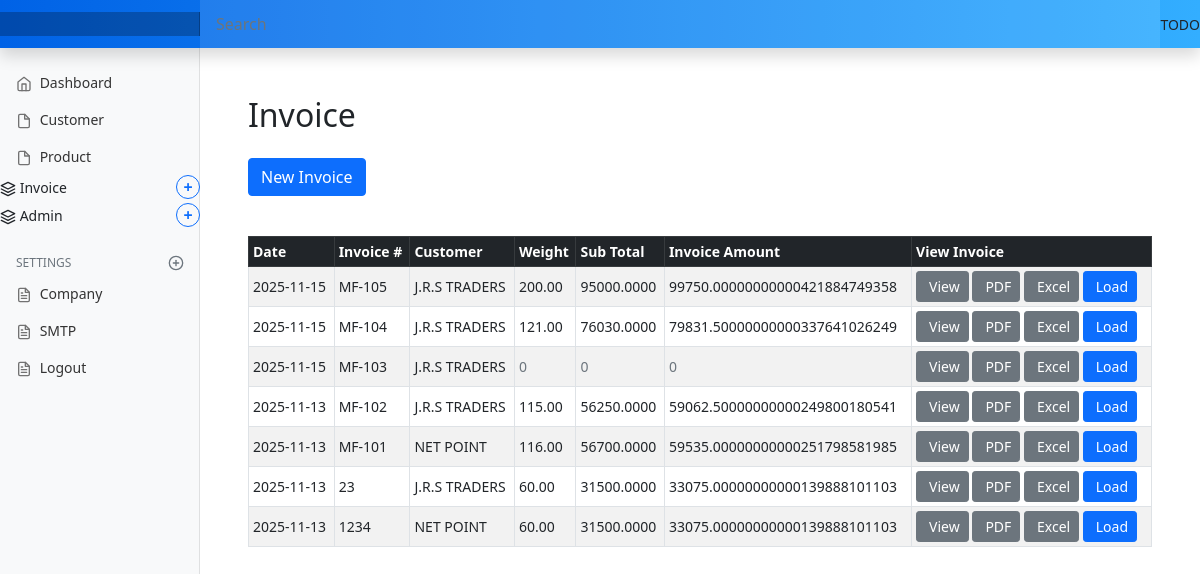
Page /invoice/invoice_entry on the earlier database version.
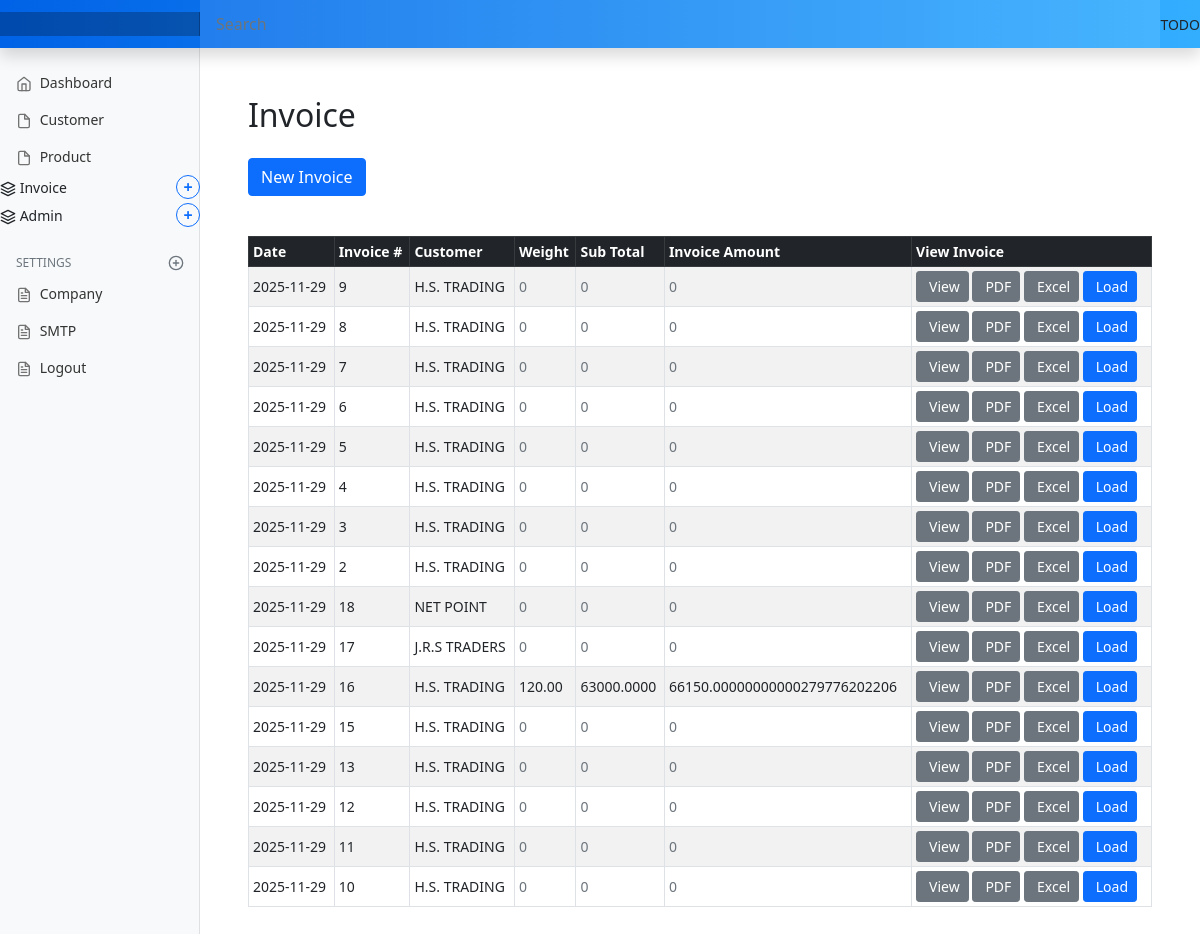
Same page on the later database version.
### marania_invoice_app/models.py (models this page shows, shortened)
class Invoice(models.Model):
    invoice_date = models.DateField(null=True, blank=True, default=date.today)
    invoice_number = models.CharField(max_length=50, unique=True, null=True)
    customer_code = models.CharField(max_length=50, unique=False, null=True)
    customer_name = models.CharField(max_length=100, null=True)
    customer_gst = models.CharField(max_length=20, null=True, blank=True)
    customer_address = models.TextField(null=True, blank=True)
    customer_contact = models.CharField(max_length=30, null=True, blank=True)
    customer_email = models.EmailField(null=True, blank=True)
    ship_to_customer_code = models.CharField(max_length=50, unique=False, null=True)
    ship_to_customer_name = models.CharField(max_length=100, null=True)
    ship_to_customer_gst = models.CharField(max_length=20, null=True, blank=True)
    ship_to_customer_address = models.TextField(null=True, blank=True)
    ship_to_customer_contact = models.CharField(max_length=30, null=True, blank=True)
    ship_to_customer_email = models.EmailField(null=True, blank=True)
    dispatched_through = models.CharField(max_length=100, null=True, blank=True)

class InvoiceItem(models.Model):
    invoice = models.ForeignKey(
        Invoice,
        related_name='items',      # allows invoice.items.all()
        on_delete=models.CASCADE,  # deletes items if invoice is deleted
        to_field='invoice_number'  # optional: link by invoice_number instead of id
    )
    item_spec = models.CharField(max_length=200, blank=True, null=True)
    item_code = models.CharField(max_length=50, blank=True, null=True)
    item_description = models.CharField(max_length=200, blank=True, null=True)
    item_mesh_size = models.CharField(max_length=20, blank=True, null=True)
    item_mesh_depth = models.CharField(max_length=20, blank=True, null=True)
    item_quantity = models.DecimalField(max_digits=10, decimal_places=2, blank=True, null=True)
    item_price = models.DecimalField(max_digits=10, decimal_places=2, blank=True, null=True)
    item_gst_amount = models.DecimalField(max_digits=10, decimal_places=2, blank=True, null=True)
    item_total_with_gst = models.DecimalField(max_digits=10, decimal_places=2, blank=True, null=True)
    item_hsn_code = models.CharField(max_length=10, blank=True, null=True)

### marania_invoice_app/views.py (the view)
# urls.py: path('invoice_entry', views.invoice_entry, name='invoice_entry'),
def invoice_entry(request):
    Invoices = Invoice.objects.all().order_by('-invoice_number')
    Customers = Customer.objects.all()
    customer_dict = defaultdict(lambda:-1)
    transporter_dict = defaultdict(lambda:-1)
    price_dict = defaultdict(lambda:-1)
    for customer in Customer.objects.all():
        customer_dict[customer.code] = {'name':customer.name, 'gst':customer.gst, 'phone':customer.phone, 'email':customer.email,
                                        'address_bill_to':customer.address_bill_to, 'address_ship_to':customer.address_ship_to,
                                        'is_within_state':customer.is_within_state,'price_list_tag':customer.price_list_tag}
    for transporter in Transportation.objects.all():
        code = transporter.customer.code
        transporter_dict_temp = {'delivery_place':transporter.delivery_place, 'transporter_name':transporter.transporter_name,
                            'transporter_gst':transporter.transporter_gst, 'vehicle_name_number':transporter.vehicle_name_number,
                            'is_default_transport':transporter.is_default_transport}
        if code not in transporter_dict:
            transporter_dict[code] = [transporter_dict_temp]
        else:
            transporter_dict[code].append(transporter_dict_temp)
    for price_item in PriceList.objects.all():
        size_range = price_item.mesh_size_start+"-"+price_item.mesh_size_end
        price_item_dict = {size_range:str(price_item.price)}
        if price_item.twine_code not in price_dict:
            price_dict[price_item.twine_code]={price_item.customer_group:[price_item_dict]}
        else:
            price_dict[price_item.twine_code][price_item.customer_group].append(price_item_dict)
    print("price list details ")
    print(price_dict)
    summary_data = invoice_summary()
    context = {'invoice_form': forms.InvoiceForm(initial={'invoice_number':get_next_invoice_number}) ,
               'invoices':Invoices, 'invoiceitems':summary_data,
               'customers':Customers, 'customer_dict': json.dumps(customer_dict),
               'transporter_dict':json.dumps(transporter_dict), 'price_dict':json.dumps(price_dict)
               }
    return render(request, 'marania_invoice_app/invoice_entry.html', context)

### marania_invoice_app/templatetags/dict_extras.py (called while the page is built)
@register.filter
def get_item(dictionary, key):
    if dictionary is None or dictionary == "":
        return {}
    return dictionary.get(key)

### marania_invoice_app/views.py (called while the page is built)
def get_next_invoice_number():
    try:
        settings = CompanySettings.objects.get(id=1)
        next_invoice = f"{settings.current_invoice_number+1}"
        return next_invoice
    except CompanySettings.DoesNotExist:
        return None

### templates/marania_invoice_app/invoice_entry.html (shortened to what this page needs)
{% extends 'partials/base.html' %}
{% load static %}
{% load crispy_forms_tags %}
{% block main %}
{% load dict_extras %}
<main class="col-md-9 ms-sm-auto col-lg-10 px-md-4">
  <div class="container my-5">
    <h2 class="mb-4">Invoice</h2>
    <button class="btn btn-primary mb-3" type="button" data-bs-toggle="collapse" data-bs-target="#customerForm" aria-expanded="false" aria-controls="customerForm">
      New Invoice
    </button>
    <div class="invoice-list mt-4">
      {% if invoices %}
        <div class="table-responsive">
          <table class="table table-striped table-hover table-bordered table-sm align-middle">
            <thead class="table-dark">
              <tr>
                <th scope="col">Date</th>
                <th scope="col">Invoice #</th>
                <th scope="col">Customer</th>
                <th scope="col">Weight</th>
                <th scope="col">Sub Total</th>
                <th scope="col">Invoice Amount</th>
                <th scope="col">View Invoice</th>
              </tr>
            </thead>
            <tbody>
              {% for invoice in invoices %}
                <tr>
                  <td>{{ invoice.invoice_date|date:"Y-m-d" }}</td>
                  <td>{{ invoice.invoice_number }}</td>
                  <td>{{ invoice.customer_name }}</td>
                  {% with invoice_item=invoiceitems|get_item:invoice.invoice_number %}
                    <td>
                      {% if invoice_item %}
                        {{ invoice_item.weight }}
                      {% else %}
                        <span class="text-muted">0</span>
                      {% endif %}
                    </td>
                     <td>
                      {% if invoice_item %}
                        {{ invoice_item.sub_total }}
                      {% else %}
                        <span class="text-muted">0</span>
                      {% endif %}
                    </td>
                     <td>
                      {% if invoice_item %}
                        {{ invoice_item.invoice_amount }}
                      {% else %}
                        <span class="text-muted">0</span>
                      {% endif %}
                    </td>
                  {% endwith %}
                  <td>
                    <a href="javascript:void(0);"
                      onclick="openInvoicePopup('{{ invoice.invoice_number }}')"
                      class="btn btn-sm btn-secondary d-inline-flex align-items-center">
                       View
                    </a>
                 <a href="{% url 'invoice_pdf' invoice.invoice_number %}"
                    class="btn btn-sm btn-secondary d-inline-flex align-items-center">
                     PDF
                  </a>
                     <a href="javascript:void(0);"
                      onclick="openInvoicePopup('{{ invoice.invoice_number }}')"
                      class="btn btn-sm btn-secondary d-inline-flex align-items-center">
                       Excel
                    </a>
                    <a href="javascript:void(0);"
                       onclick="loadInvoice('{{ invoice.invoice_number }}')"
                        class="btn btn-sm btn-primary d-inline-flex align-items-center">
                         Load
                    </a>
                  </td>
                </tr>
              {% endfor %}
            </tbody>
          </table>
        </div>
      {% else %}
        <p class="text-muted">No invoices found.</p>
      {% endif %}
    </div>
  </div>
</main>
{% endblock %}

### templates/partials/base.html (shortened to what this page needs)
{% load static %}
<!doctype html>
<html lang="en">
  <head>
    <link href="{% static 'assets/css/bootstrap.min.css' %}" rel="stylesheet">
    <link href="{% static 'assets/css/dashboard.css' %}" rel="stylesheet">
  </head>
  <body>
<header class="navbar navbar-dark sticky-top"
style="background: linear-gradient(90deg, #0062E6, #33AEFF); flex-wrap: nowrap; padding: 0; box-shadow: 0 0.5rem 1rem rgba(0,0,0,.15);">
  <a class="navbar-brand col-md-3 col-lg-2 me-0 px-3" href="#"> {{ config.CompanyName }}</a>
  <input class="form-control form-control-dark w-100" type="text" placeholder="Search" aria-label="Search">
  <div class="navbar-nav">
    <div class="nav-item text-nowrap">
     TODO
    </div>
  </div>
</header>
<div class="container-fluid">
  <div class="row">
    <nav id="sidebarMenu" class="col-md-3 col-lg-2 d-md-block bg-light sidebar collapse">
      <div class="position-sticky pt-3">
        <ul class="nav flex-column">
          <li class="nav-item">
            <a class="nav-link" href="{% url 'dashboard' %}">
              <span data-feather="home"></span>
              Dashboard
            </a>
          </li>
          <li class="nav-item">
           <a class="nav-link" href="{% url 'customer' %}">
              <span data-feather="file"></span>
              Customer
            </a>
          </li>
          <li class="nav-item">
           <a class="nav-link" href="{% url 'dashboard' %}">
              <span data-feather="file"></span>
              Product
            </a>
          </li>
            <li class="nav-item">
            <div class="d-flex justify-content-between align-items-center mb-1">
              <span>
                <span data-feather="layers"></span>
                Invoice
              </span>
              <button class="collapse-btn btn btn-outline-primary btn-sm rounded-circle"
                      type="button"
                      data-bs-toggle="collapse"
                      data-bs-target="#InvoiceSubmenu"
                      aria-expanded="false"
                      aria-controls="InvoiceSubmenu">
                +
              </button>
            </div>
          </li>
          <li class="nav-item">
            <div class="d-flex justify-content-between align-items-center mb-1">
              <span>
                <span data-feather="layers"></span>
                Admin
              </span>
              <button class="collapse-btn btn btn-outline-primary btn-sm rounded-circle"
                      type="button"
                      data-bs-toggle="collapse"
                      data-bs-target="#adminSubmenu"
                      aria-expanded="false"
                      aria-controls="adminSubmenu">
                +
              </button>
            </div>
          </li>
        <h6 class="sidebar-heading d-flex justify-content-between align-items-center px-3 mt-4 mb-1 text-muted">
          <span>Settings</span>
          <a class="link-secondary" href="#" aria-label="Add a new report">
            <span data-feather="plus-circle"></span>
          </a>
        </h6>
        <ul class="nav flex-column mb-2">
          <li class="nav-item">
            <a class="nav-link"  href="{% url 'company_settings' %}">
              <span data-feather="file-text"></span>
              Company
            </a>
          </li>
          <li class="nav-item">
            <a class="nav-link" href="#">
              <span data-feather="file-text"></span>
              SMTP
            </a>
          </li>
          <li class="nav-item">
            <a class="nav-link" href="#">
              <span data-feather="file-text"></span>
              Logout
            </a>
          </li>
        </ul>
      </div>
    </nav>
  {% block main %}
  {% endblock %}
  </div>
</div>
  </body>
</html>

### static/assets/css/dashboard.css (style rules this page uses)
body { font-size: .875rem; }
.feather { width: 16px; height: 16px; vertical-align: text-bottom; }
.sidebar { position: fixed; top: 0; bottom: 0; left: 0; z-index: 100; padding: 48px 0 0; box-shadow: inset -1px 0 0 rgba(0, 0, 0, .1); }
.sidebar .nav-link { font-weight: 500; color: #333; }
.sidebar .nav-link .feather { margin-right: 4px; color: #727272; }
.sidebar-heading { font-size: .75rem; text-transform: uppercase; }
.navbar-brand { padding-top: .75rem; padding-bottom: .75rem; font-size: 1rem; background-color: rgba(0, 0, 0, .25); box-shadow: inset -1px 0 0 rgba(0, 0, 0, .25); }
.navbar .form-control { padding: .75rem 1rem; border-width: 0; border-radius: 0; }
.form-control-dark { color: #fff; background-color: rgba(255, 255, 255, .1); border-color: rgba(255, 255, 255, .1); }

### templates/partials/base.html (style rules this page uses)
.collapse-btn { width: 24px; height: 24px; display: flex; align-items: center; justify-content: center; padding: 0; font-size: 16px; font-weight: bold; transition: all 0.3s ease; }

Differences in the rows shown:
removed Invoice: invoice_date "2025-11-15", invoice_number "MF-105", customer_name "J.R.S TRADERS", weight "200.00", sub_total "95000.0000", invoice_amount "99750.00000000000421884749358"
removed Invoice: invoice_date "2025-11-15", invoice_number "MF-104", customer_name "J.R.S TRADERS", weight "121.00", sub_total "76030.0000", invoice_amount "79831.50000000000337641026249"
removed Invoice: invoice_date "2025-11-15", invoice_number "MF-103", customer_name "J.R.S TRADERS"
removed Invoice: invoice_date "2025-11-13", invoice_number "MF-102", customer_name "J.R.S TRADERS", weight "115.00", sub_total "56250.0000", invoice_amount "59062.50000000000249800180541"
removed Invoice: invoice_date "2025-11-13", invoice_number "MF-101", customer_name "NET POINT", weight "116.00", sub_total "56700.0000", invoice_amount "59535.00000000000251798581985"
removed Invoice: invoice_date "2025-11-13", invoice_number "23", customer_name "J.R.S TRADERS", sub_total "31500.0000", invoice_amount "33075.00000000000139888101103"
removed InvoiceItem: weight "60.00"
removed Invoice: invoice_date "2025-11-13", invoice_number "1234", customer_name "NET POINT", sub_total "31500.0000", invoice_amount "33075.00000000000139888101103"
removed InvoiceItem: weight "60.00"
added Invoice: invoice_date "2025-11-29", invoice_number "9", customer_name "H.S. TRADING"
added Invoice: invoice_date "2025-11-29", invoice_number "8", customer_name "H.S. TRADING"
added Invoice: invoice_date "2025-11-29", invoice_number "7", customer_name "H.S. TRADING"
added Invoice: invoice_date "2025-11-29", invoice_number "6", customer_name "H.S. TRADING"
added Invoice: invoice_date "2025-11-29", invoice_number "5", customer_name "H.S. TRADING"
added Invoice: invoice_date "2025-11-29", invoice_number "4", customer_name "H.S. TRADING"
added Invoice: invoice_date "2025-11-29", invoice_number "3", customer_name "H.S. TRADING"
added Invoice: invoice_date "2025-11-29", invoice_number "2", customer_name "H.S. TRADING"
added Invoice: invoice_date "2025-11-29", invoice_number "18", customer_name "NET POINT"
added Invoice: invoice_date "2025-11-29", invoice_number "17", customer_name "J.R.S TRADERS"
added Invoice: invoice_date "2025-11-29", invoice_number "16", customer_name "H.S. TRADING", weight "120.00", sub_total "63000.0000", invoice_amount "66150.00000000000279776202206"
added Invoice: invoice_date "2025-11-29", invoice_number "15", customer_name "H.S. TRADING"
added Invoice: invoice_date "2025-11-29", invoice_number "13", customer_name "H.S. TRADING"
added Invoice: invoice_date "2025-11-29", invoice_number "12", customer_name "H.S. TRADING"
added Invoice: invoice_date "2025-11-29", invoice_number "11", customer_name "H.S. TRADING"
added Invoice: invoice_date "2025-11-29", invoice_number "10", customer_name "H.S. TRADING"
